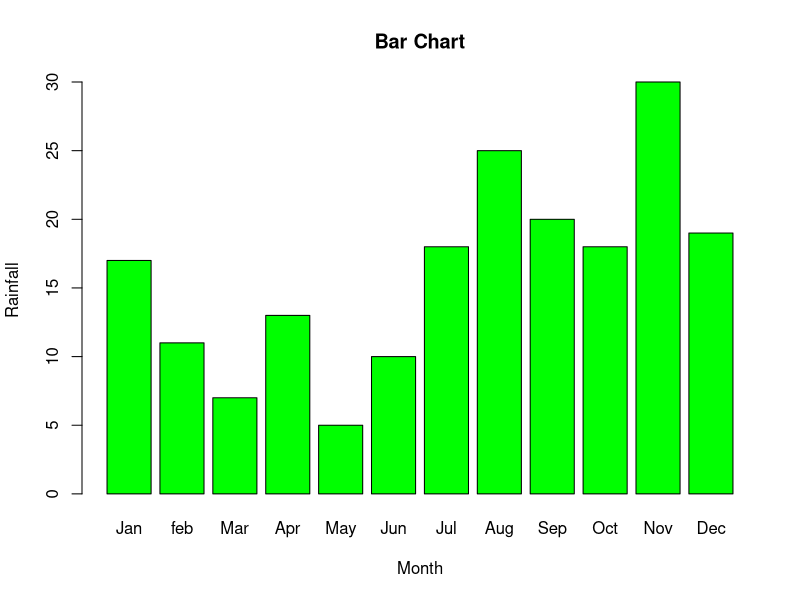
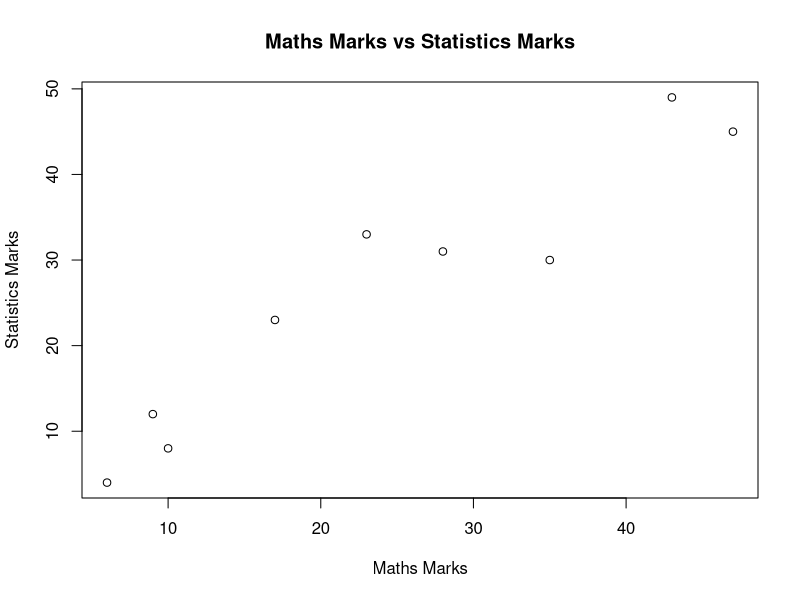

Reproduce these figures in R, in order.
# 3. Plotting Bar Chart and Scatter Plot

# Plot the bar chart 

A <- c(17, 11, 7, 13, 5, 10, 18, 25, 20, 18, 30, 19 )
B <- c("Jan", "feb", "Mar", "Apr", "May", "Jun", "Jul", "Aug", 
       "Sep", "Oct", "Nov", "Dec")

# Bar Chart Syntax
barplot(A, names.arg = B, xlab ="Month", ylab ="Rainfall", 
        col = "green", border = "black",main ="Bar Chart")

# Scatter Plot

x <- c(35, 23, 47, 17, 10, 43, 9, 6, 28)  # x - marks in Mathematics
y <- c(30, 33, 45, 23, 8, 49, 12, 4, 31)  # y - marks in Statistics

plot(x, y, xlab = "Maths Marks", ylab = "Statistics Marks",
      main = "Maths Marks vs Statistics Marks")

